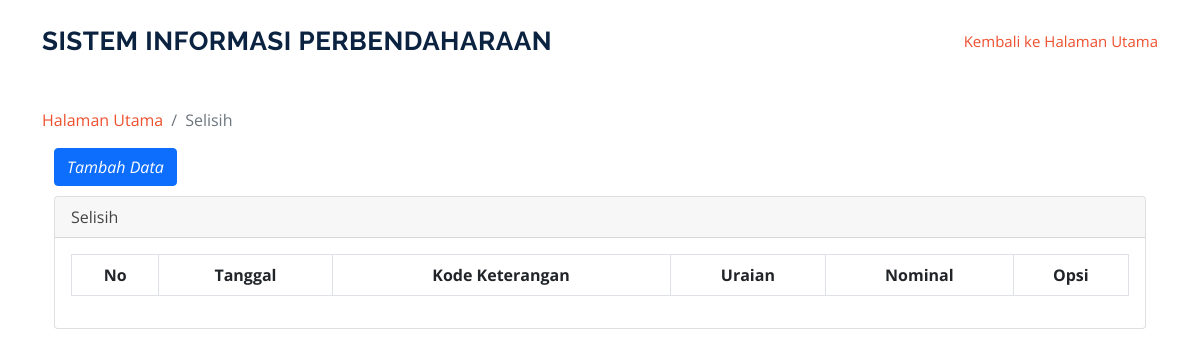
/index.php/selisihrekon, run on an earlier commit of the app's database.
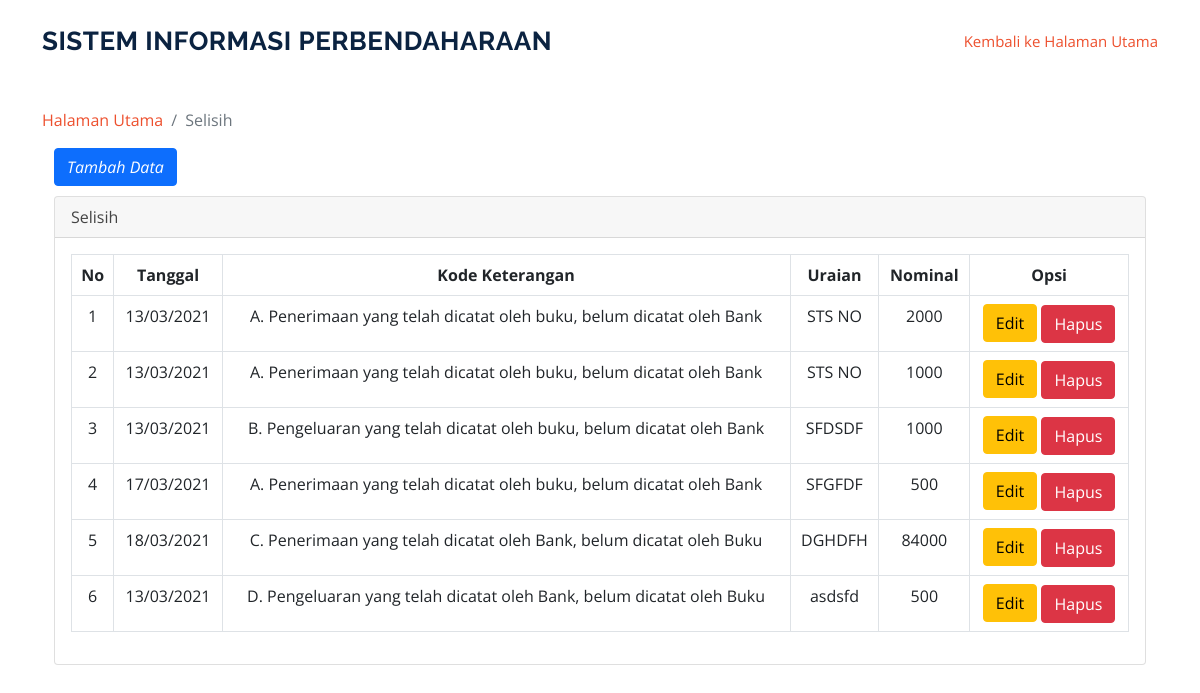
And on a later commit of the database.
### tables this page shows
CREATE TABLE `tbl_selisihrekon` (
  `id_selisihrekon` int(11) NOT NULL,
  `tanggal_selisih` date NOT NULL,
  `kode_keterangan` varchar(128) NOT NULL,
  `uraian` varchar(128) NOT NULL,
  `nominal` bigint(128) NOT NULL
);

CREATE TABLE `tbl_keteranganselisih` (
  `id` int(11) NOT NULL,
  `kode_keterangan` enum('A','B','C','D') NOT NULL,
  `uraian_keteranganselisih` varchar(128) NOT NULL
);

### application/controllers/Selisihrekon.php (called while the page is built, shortened)
<?php
class Selisihrekon extends CI_Controller {
	public function __construct()
    {
       $this->load->model('model_selisihrekon');
    }
	function index()
	{
        $data['content'] = $this->model_selisihrekon->GetSelisihRekon();
        $this->load->view('selisihrekon/selisihrekon', $data);
	}
}

### index.php (called while the page is built, shortened)
<?php
require_once BASEPATH.'core/CodeIgniter.php';

### application/models/Model_selisihrekon.php (called while the page is built, shortened)
<?php if ( ! defined('BASEPATH')) exit('No direct script access allowed');
class Model_selisihrekon extends CI_Model {
	function GetSelisihRekon()
    {
        $this->db->order_by('id_selisihrekon', 'ASC');
        return $this->db->from('tbl_selisihrekon')
          ->join('tbl_keteranganselisih','tbl_keteranganselisih.kode_keterangan=tbl_selisihrekon.kode_keterangan')
          ->get();
    }
}

### application/views/selisihrekon/selisihrekon.php (the view, shortened to what this page needs)
</head>
<section id_ssh="services" class="services">
      <div class="container">
      <ol class="breadcrumb" >
        <li class="breadcrumb-item">
          <a href="<?php echo base_url('user/index')?>">Halaman Utama</a>
        </li>
        <li class="breadcrumb-item active">Selisih</li>
      </ol>
      <div class="container">
      <a href="<?php echo base_url('selisihrekon/menambahdataselisihrekon')?>" class="btn btn-primary" style="margin-bottom: 10px;"><i class="fa fa-plus">Tambah Data</a></i>
  <div class="card mb-3">
        <div class="card-header">
          <i class="fa fa-table"></i>Selisih</div>
        <div class="card-body">
          <div class="table-responsive">
            <table class="table table-bordered" id="dataTable" width="100%" cellspacing="0">
              <thead>
                <tr class="text-center">
                  <th>No</th>
                  <th>Tanggal</th>
                  <th>Kode Keterangan</th>
                  <th>Uraian</th>
                  <th>Nominal</th>
                  <th>Opsi</th>
                </tr>
              </thead>
            <tbody  class="text-center">
                <tr>
                <?php
                  $i = 1;
                  foreach ($content->result() as $data)
                  {
                  ?>
                  <td><?= $i ?></td>
                  <td> <?php echo date("d/m/Y", strtotime($data->tanggal_selisih));?></td>
                  <td><?= $data->uraian_keteranganselisih?></td>
                  <td><?= $data->uraian?></td>
                  <td><?=$data->nominal?></td>
                  <td>
                    <a href="<?php echo base_url()?>selisihrekon/updatedataselisihrekon/<?php echo $data->id_selisihrekon; ?>" class="btn btn-warning" style="margin-bottom: 1px;">Edit<i class="fa fa-tag"></i></a>
                    <a href="<?php echo base_url()?>selisihrekon/action_deletedataselisihrekon/<?php echo $data->id_selisihrekon; ?>" onclick="return confirm('Apakah anda yakin?');" class="btn btn-danger">Hapus<i class="fa fa-trash"></i></a>
                  </td>
                </tr>
                    <?php
                      $i++;
                  }
                  ?>
              </tbody>
            </table>
          </div>
        </div>
      </div>
    </div>
  </div>

What changed in the data, as far as the page shows it:
now on this page (row unchanged): tbl_selisihrekon: tanggal_selisih "13/03/2021", tbl_keteranganselisih.uraian_keteranganselisih "A. Penerimaan yang telah dicatat oleh buku, belum dicatat oleh Bank", uraian "STS NO", nominal "2000"
now on this page (row unchanged): tbl_selisihrekon: tanggal_selisih "13/03/2021", tbl_keteranganselisih.uraian_keteranganselisih "A. Penerimaan yang telah dicatat oleh buku, belum dicatat oleh Bank", uraian "STS NO", nominal "1000"
now on this page (row unchanged): tbl_selisihrekon: tanggal_selisih "13/03/2021", tbl_keteranganselisih.uraian_keteranganselisih "B. Pengeluaran yang telah dicatat oleh buku, belum dicatat oleh Bank", uraian "SFDSDF", nominal "1000"
now on this page (row edited): tbl_selisihrekon: tanggal_selisih "17/03/2021", tbl_keteranganselisih.uraian_keteranganselisih "A. Penerimaan yang telah dicatat oleh buku, belum dicatat oleh Bank", uraian "SFGFDF", nominal "500"
now on this page (row edited): tbl_selisihrekon: tanggal_selisih "18/03/2021", tbl_keteranganselisih.uraian_keteranganselisih "C. Penerimaan yang telah dicatat oleh Bank, belum dicatat oleh Buku", uraian "DGHDFH", nominal "84000"
now on this page (row unchanged): tbl_selisihrekon: tanggal_selisih "13/03/2021", tbl_keteranganselisih.uraian_keteranganselisih "D. Pengeluaran yang telah dicatat oleh Bank, belum dicatat oleh Buku", uraian "asdsfd", nominal "500"
